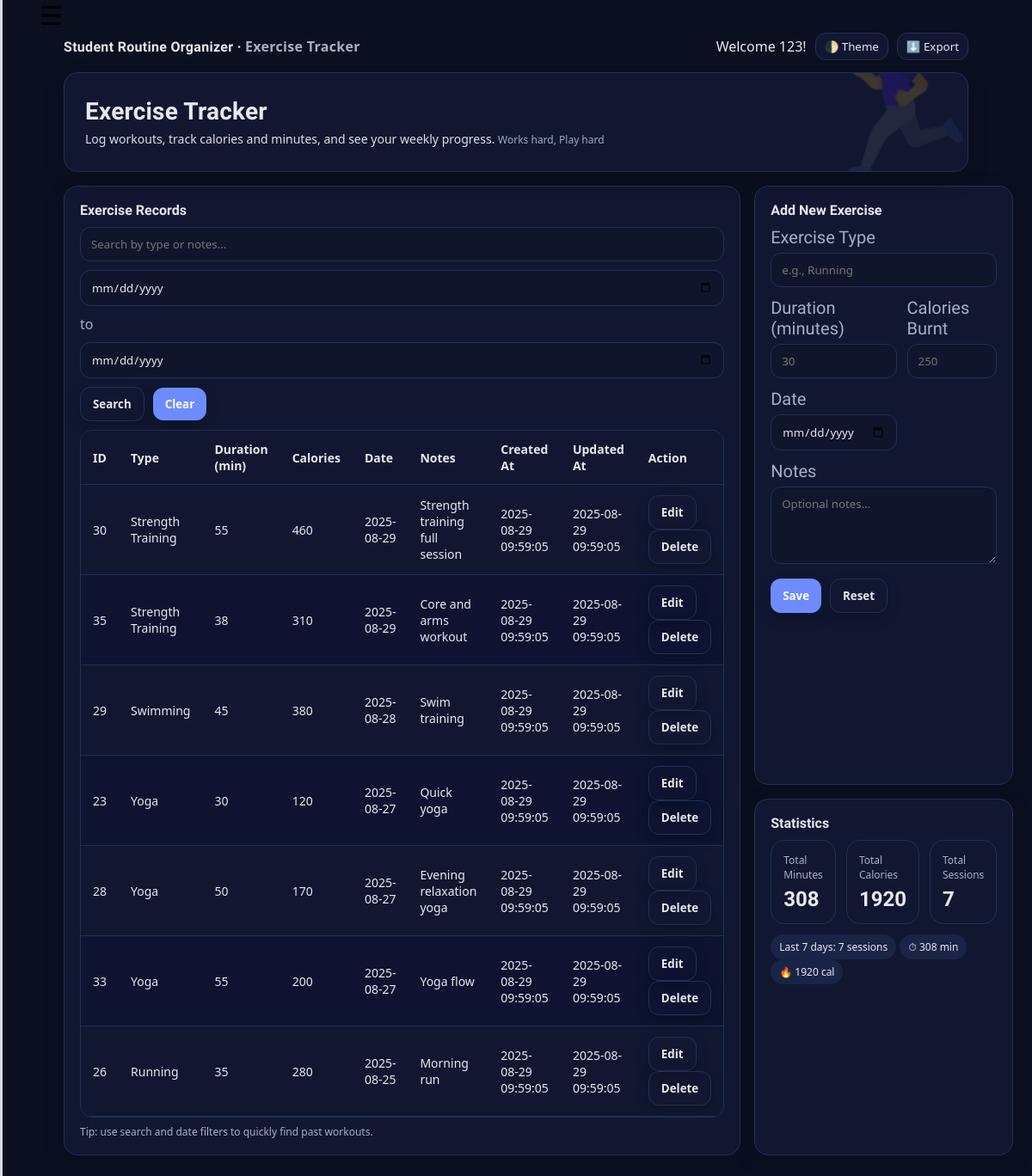
Page /exercise/index.php (signed in) on the committed database.
### tables this page shows
CREATE TABLE `exercises` (
  `exercise_id` int(11) NOT NULL,
  `user_id` int(11) NOT NULL,
  `exercise_type` varchar(100) NOT NULL,
  `duration_minutes` int(11) NOT NULL,
  `calories_burnt` decimal(6,2) NOT NULL,
  `exercise_date` date NOT NULL,
  `notes` text NOT NULL,
  `created_at` timestamp NOT NULL DEFAULT current_timestamp(),
  `updated_at` timestamp NOT NULL DEFAULT current_timestamp()
);

### exercise/index.php (the view, shortened to what this page needs)
<?php
require_once __DIR__ . '/../database.php';
$stats = ["total_minutes" => 0, "total_calories" => 0, "total_sessions" => 0];
$resultStats = $con->prepare("
    SELECT
        COALESCE(SUM(duration_minutes),0) AS total_minutes,
        COALESCE(SUM(calories_burnt),0)   AS total_calories,
        COUNT(*)                          AS total_sessions
    FROM exercises
    WHERE user_id = ?
");
$resultStats->bind_param('i', $_SESSION['user_id']);
$resultStats->execute();
$resStats = $resultStats->get_result();
if ($resStats) {
    $stats = $resStats->fetch_assoc();
}
$last7 = ["minutes" => 0, "calories" => 0, "sessions" => 0];
$result7 = $con->prepare("
    SELECT
        COALESCE(SUM(duration_minutes),0) AS minutes,
        COALESCE(SUM(calories_burnt),0)   AS calories,
        COUNT(*)                          AS sessions
    FROM exercises
    WHERE user_id = ? AND exercise_date >= (CURDATE() - INTERVAL 7 DAY)
");
$result7->bind_param('i', $_SESSION['user_id']);
$result7->execute();
$res7 = $result7->get_result();
if ($res7) {
    $last7 = $res7->fetch_assoc();
}
$search   = $_GET['search'] ?? '';
$dateFrom = $_GET['dateFrom'] ?? '';
$dateTo   = $_GET['dateTo'] ?? '';
$where = ["user_id = ?"];
$params = [];
$types = 'i';
$params[] = &$_SESSION['user_id'];
$sql = "SELECT * FROM exercises";
if ($where) {
    $sql .= " WHERE " . implode(" AND ", $where);
}
$sql .= " ORDER BY exercise_date DESC, created_at DESC";
$stmt = $con->prepare($sql);
if ($stmt && $params) {
    $stmt->bind_param($types, ...$params);
}
$stmt->execute();
$result = $stmt->get_result();
?>
<!DOCTYPE html>
<html lang="en">
<head>
<link rel="stylesheet" href="style.css">
<link rel="stylesheet" href="../hamburger.css">
  <?php
        include BASE_PATH . '/hamburger.php'; ?>
</head>
<body>
 <div class="hamburger">
        <button class="hamburger">&#9776;</button>
 </div>
<div class="container">
    <div class="topbar">
        <div class="brand-mini">Student Routine Organizer · <span class="muted">Exercise Tracker</span></div>
        <div class="tools">
            <div class="user-info">
                <span class="welcome">Welcome <?= htmlspecialchars($_SESSION['username']) ?>!</span>
            </div>
            <button class="toggle" id="modeToggle" title="Toggle light/dark">🌓 Theme</button>
            <button class="toggle" id="exportCsvBtn" title="Export CSV">⬇️ Export</button>
        </div>
    </div>
    <header class="card">
        <div class="title">Exercise Tracker</div>
        <p class="subtitle">Log workouts, track calories and minutes, and see your weekly progress. <span class="notice">Works hard, Play hard</span></p>
        <div style="position:absolute;right:-30px;bottom:-30px;opacity:.18;font-size:180px;font-weight:800;">🏃‍♀️</div>
    </header>
    <div class="grid grid-2" style="margin-top:16px">
        <section class="card">
            <div class="card-body">
                <div class="section-title">Exercise Records</div>
                <form method="GET" class="tools" style="margin-bottom:10px">
                    <input name="search" type="text" placeholder="Search by type or notes…" value="<?= htmlspecialchars($search) ?>">
                    <input name="dateFrom" type="date" title="From date" value="<?= htmlspecialchars($dateFrom) ?>">
                    <span class="muted">to</span>
                    <input name="dateTo" type="date" title="To date" value="<?= htmlspecialchars($dateTo) ?>">
                    <button type="submit" class="btn secondary">Search</button>
                    <button type="button" class="btn" id="clearFilters">Clear</button>
                </form>
                <div class="table-wrap">
                    <table id="recordsTable">
                        <thead>
                            <tr>
                                <th>ID</th>
                                <th>Type</th>
                                <th>Duration (min)</th>
                                <th>Calories</th>
                                <th>Date</th>
                                <th>Notes</th>
                                <th>Created At</th>
                                <th>Updated At</th>
                                <th>Action</th>
                            </tr>
                        </thead>
                        <tbody>
                        <?php if ($result && $result->num_rows > 0): ?>
                            <?php while ($row = $result->fetch_assoc()): ?>
                                <tr data-id="<?= (int)$row['exercise_id'] ?>">
                                    <td><?= htmlspecialchars($row['exercise_id']) ?></td>
                                    <td><?= htmlspecialchars($row['exercise_type']) ?></td>
                                    <td class="duration"><?= (int)$row['duration_minutes'] ?></td>
                                    <td class="calories"><?= (int)$row['calories_burnt'] ?></td>
                                    <td><?= htmlspecialchars($row['exercise_date']) ?></td>
                                    <td><?= htmlspecialchars($row['notes']) ?></td>
                                    <td><?= htmlspecialchars($row['created_at']) ?></td>
                                    <td><?= htmlspecialchars($row['updated_at']) ?></td>
                                    <td>
                                        <button type="button" class="btn secondary editBtn">Edit</button>
                                        <form method="POST" onsubmit="return confirm('Delete this record?');" style="display:inline">
                                            <button type="submit" class="btn secondary">Delete</button>
                                        </form>
                                    </td>
                                </tr>
                            <?php endwhile; ?>
                        <?php else: ?>
                            <tr><td colspan="9">No records found</td></tr>
                        <?php endif; ?>
                        </tbody>
                    </table>
                </div>
                <div class="notice" style="margin-top:8px">Tip: use search and date filters to quickly find past workouts.</div>
            </div>
        </section>
        <aside class="grid" style="gap:16px">
            <section class="card">
                <div class="card-body">
                    <div class="section-title">Add New Exercise</div>
                    <form method="POST" class="form-grid" id="exerciseForm" novalidate>
                        <div class="full">
                            <label>Exercise Type</label>
                            <input type="text" name="exercise_type" list="exerciseTypeList" placeholder="e.g., Running" required>
                        </div>
                        <div>
                            <label>Duration (minutes)</label>
                            <input type="number" name="duration_minutes" min="1" step="1" placeholder="30" required>
                        </div>
                        <div>
                            <label>Calories Burnt</label>
                            <input type="number" name="calories_burnt" min="0" step="1" placeholder="250" required>
                        </div>
                        <div>
                            <label>Date</label>
                            <input type="date" name="exercise_date" required>
                        </div>
                        <div class="full">
                            <label>Notes</label>
                            <textarea name="notes" placeholder="Optional notes…"></textarea>
                        </div>
                        <div class="btn-group full">
                            <button type="submit" class="btn">Save</button>
                            <button type="reset" class="btn secondary">Reset</button>
                        </div>
                    </form>
                </div>
            </section>
            <section class="card">
                <div class="card-body">
                    <div class="section-title">Statistics</div>
                    <div class="stats">
                        <div class="stat">
                            <div class="label">Total Minutes</div>
                            <div class="value"><?= (int)$stats['total_minutes'] ?></div>
                        </div>
                        <div class="stat">
                            <div class="label">Total Calories</div>
                            <div class="value"><?= (int)$stats['total_calories'] ?></div>
                        </div>
                        <div class="stat">
                            <div class="label">Total Sessions</div>
                            <div class="value"><?= (int)$stats['total_sessions'] ?></div>
                        </div>
                    </div>
                    <div style="margin-top:12px">
                        <span class="chip">Last 7 days: <?= (int)$last7['sessions'] ?> sessions</span>
                        <span class="chip">⏱ <?= (int)$last7['minutes'] ?> min</span>
                        <span class="chip">🔥 <?= (int)$last7['calories'] ?> cal</span>
                    </div>
                </div>
            </section>
        </aside>
    </div>
</div>
</body>
</html>

### rows in the picture
exercises: exercise_id "30", exercise_type "Strength Training", duration_minutes "55", calories_burnt "460", exercise_date "2025-08-29", notes "Strength training full session", created_at "2025-08-29 09:59:05", updated_at "2025-08-29 09:59:05"
exercises: exercise_id "35", exercise_type "Strength Training", duration_minutes "38", calories_burnt "310", exercise_date "2025-08-29", notes "Core and arms workout", created_at "2025-08-29 09:59:05", updated_at "2025-08-29 09:59:05"
exercises: exercise_id "29", exercise_type "Swimming", duration_minutes "45", calories_burnt "380", exercise_date "2025-08-28", notes "Swim training", created_at "2025-08-29 09:59:05", updated_at "2025-08-29 09:59:05"
exercises: exercise_id "23", exercise_type "Yoga", duration_minutes "30", calories_burnt "120", exercise_date "2025-08-27", notes "Quick yoga", created_at "2025-08-29 09:59:05", updated_at "2025-08-29 09:59:05"
exercises: exercise_id "28", exercise_type "Yoga", duration_minutes "50", calories_burnt "170", exercise_date "2025-08-27", notes "Evening relaxation yoga", created_at "2025-08-29 09:59:05", updated_at "2025-08-29 09:59:05"
exercises: exercise_id "33", exercise_type "Yoga", duration_minutes "55", calories_burnt "200", exercise_date "2025-08-27", notes "Yoga flow", created_at "2025-08-29 09:59:05", updated_at "2025-08-29 09:59:05"
exercises: exercise_id "26", exercise_type "Running", duration_minutes "35", calories_burnt "280", exercise_date "2025-08-25", notes "Morning run", created_at "2025-08-29 09:59:05", updated_at "2025-08-29 09:59:05"

### other values in the picture
$_SESSION['username'] "123"
$stats['total_minutes'] "308"
$stats['total_calories'] "1920"
$stats['total_sessions'] "7"
$last7['sessions'] "7"
$last7['minutes'] "308"
$last7['calories'] "1920"
